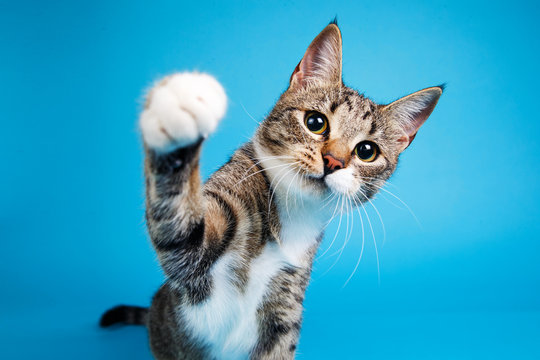
#> input picture libraries/opencv/data/cat.jpg, 540 x 360 px, found by its file name
$ python image_pyramids.py
#> lines starting #> are read from the running program, lines starting #| are printed output that depends on the picture
import cv2

# Read an image
image = cv2.imread("/home/su-rays/projects/skills/libraries/opencv/data/cat.jpg")
#> image is the input picture: shape (360, 540, 3); mean B, G, R 191.9, 160, 55.5

# Gaussian pyramid
lower_resolution = cv2.pyrDown(image)
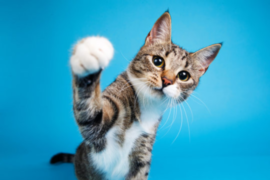
#> lower_resolution: shape (180, 270, 3); mean B, G, R 191.9, 160, 55.5
higher_resolution = cv2.pyrUp(lower_resolution)
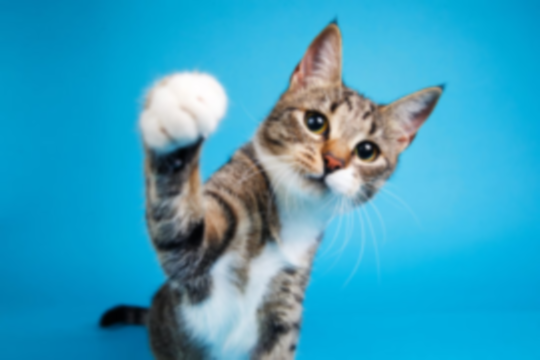
#> higher_resolution: shape (360, 540, 3); mean B, G, R 191.9, 160.1, 55.6

# Laplacian pyramid
laplacian = cv2.subtract(image, higher_resolution)
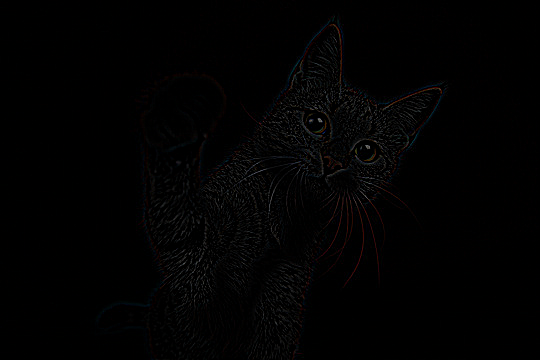
#> laplacian: shape (360, 540, 3); mean B, G, R 1.9, 1.8, 2

# Display results
cv2.imshow('Lower Resolution', lower_resolution)
cv2.imshow('Higher Resolution', higher_resolution)
cv2.imshow('Laplacian', laplacian)

cv2.waitKey(0)
cv2.destroyAllWindows()

$ run again, with libraries/opencv/data/bird.jpeg copied over libraries/opencv/data/cat.jpg
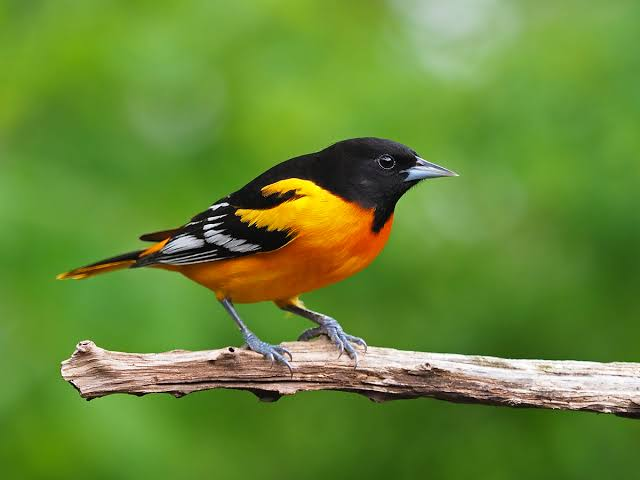
#> input picture libraries/opencv/data/bird.jpeg, 640 x 480 px, found by its file name
#> image is the input picture: shape (480, 640, 3); mean B, G, R 53.3, 137.4, 103.1
#> `higher_resolution = cv2.pyrUp(lower_resolution)`:
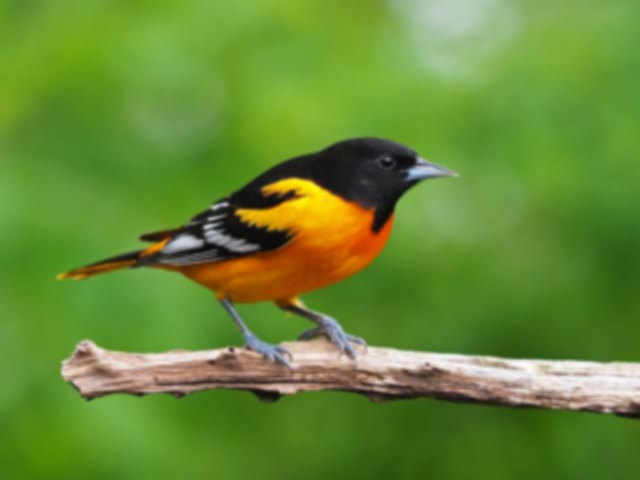
#> higher_resolution: shape (480, 640, 3); mean B, G, R 53.4, 137.4, 103.2
#> `laplacian = cv2.subtract(image, higher_resolution)`:
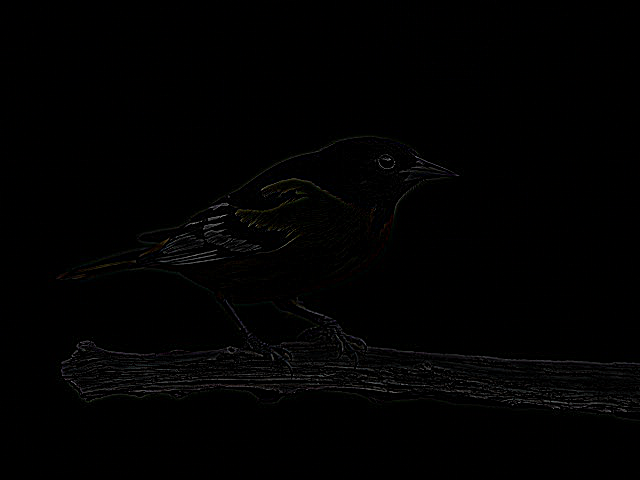
#> laplacian: shape (480, 640, 3); mean B, G, R 1.7, 1.7, 1.7
